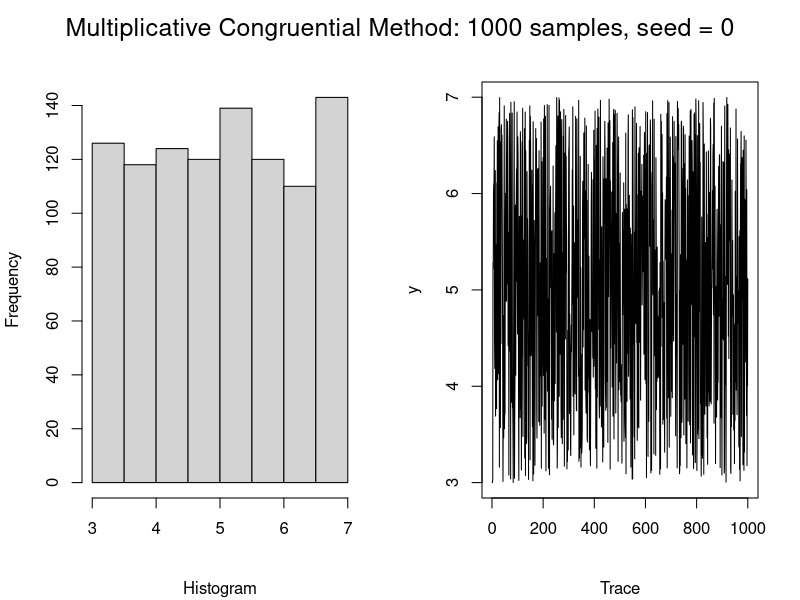

Recreate this plot in R.
mixed_congruential <- function(
    seed, n_samples, a = 7^5, m = (2 ^ 31) - 1, c=(2 ^ 10) - 1) {
  x <- rep(NA, times=n_samples)
  x[1] <- seed
  hasRepeat <- FALSE
  for (i in 2:n_samples) {
    val <- (x[i - 1] * a + c) %% m
    # If val is already present, the values will repeat
    if (val %in% x[1:i]) {
      hasRepeat <- TRUE
      break
    }
    x[i] <- val
  }
  if (hasRepeat) {  # loop broke because of repeating values, so fill the rest
    reps <- x[1:(i - 1)]  # the original sequence to be repeated
    x[i:n_samples] <- rep(reps, length.out=(n_samples - i + 1))
  }
  return(x / m)
}


uniform_dist <- function(seed, n_samples, a, b) {
  x <- mixed_congruential(seed, n_samples)
  return((b - a) * x + a)
}


# Usage: Draw 1k samples ~ U(3, 7)
y <- uniform_dist(0, 1000, 3, 7)
par(mfrow=c(1, 2))
hist(y, main="", xlab="", sub="Histogram", font.sub=1)
plot.ts(y, main="", xlab="", sub="Trace", font.sub=1)
mtext("Multiplicative Congruential Method: 1000 samples, seed = 0", outer=TRUE,
      side=3, line=-2, cex=1.5)